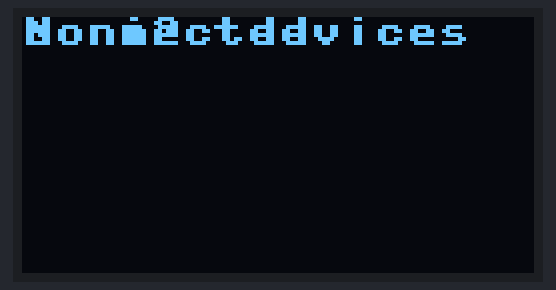
A program run on a simulated Raspberry Pi Pico running MicroPython. On the bench: 128×64 one-colour display. WiFi joins after 1.5 s; no MQTT or app messages arrive unless stated; what the program prints to the serial console is not drawn. At 15.2 s the program stops and its outputs stay as they are.

Above: at 15.3 s.

The program:

main.py
```python
import machine
import network
import json
import time
from time import sleep
from machine import Pin, PWM
from ssd1306 import SSD1306_I2C
from umqtt.simple import MQTTClient

# Wakeup
sleep(5)

# Scan for OLED Display
i2c2=machine.I2C(1,sda=Pin(18), scl=Pin(19), freq=400000)
oled = SSD1306_I2C(128, 64, i2c2)

sleep(2)

# Connect to home network
ssid = ""
password = ""

wlan = network.WLAN(network.STA_IF)
wlan.active(True)

# Disable power-saving mode on pico
wlan.config(pm = 0xa11140)
wlan.connect(ssid, password)
sleep(8)

# Wait for connection to be made
max_wait = 10
while max_wait > 0:
    if wlan.status() < 0 or wlan.status() >= 3:
        break
    max_wait = -1
    print('Waiting for a connection...')
    sleep(1)

# Check & Handle connection errors
if wlan.status() != 3:
    oled.text("Connection Failed..", 0, 0)
    oled.show
    raise RuntimeError('Wifi Connection Failed.')
else:
    print('connected')
    oled.text("connected", 0, 0)
    oled.show()
    status = wlan.ifconfig()

# Create MQTT Client
def connectToBroker():
    client = MQTTClient(client_id=b"YOUR_CLIENT_ID",
                        server=b"",
                        port=0,
                        user=b"",
                        password=b"",
                        keepalive=0,
                        ssl=True,
                        ssl_params={'server_hostname': ''})

    client.set_last_will('YOUR_MQTT_TOPIC', json.dumps('{"connection": "closed"}').encode('utf-8'),retain=False)
    client.connect(clean_session=True)
    return client

client = connectToBroker()

def publishToTopic(topic, event):
    client.publish(topic, event)

# Scan for CO2 Sensor
i2c=machine.I2C(0,sda=Pin(0), scl=Pin(1), freq=400000)

print('Scanning i2c bus')

devices = i2c.scan()

if len(devices) == 0:
     print("No i2c device !")
     oled.text("No i2c devices", 0, 0)
     oled.show()
else:
     print('i2c devices found:',len(devices))
     for device in devices:
         print("Decimal address: ",device," | Hexa address: ",hex(device))

lastCo2Val = 0
ipStatus = wlan.ifconfig()

if len(devices) > 0:
    sleep(1)

    while True:
        try:
            # Read from co2 sensor at location, and read block size of 8 bytes
            read_data = i2c.readfrom_mem(0x5E, 0x00, 8)
            co2 = read_data[0].to_bytes(1, 'big') + read_data[1].to_bytes(1, 'big')
            temperature = read_data[2].to_bytes(1, 'big') + read_data[3].to_bytes(1, 'big')
            # reserved value - useful to check that the sensor is reading out correctly
            # this should be 0x8000
            resvd = read_data[4].to_bytes(1, 'big') + read_data[5].to_bytes(1, 'big')
            pressure = read_data[6].to_bytes(1, 'big') + read_data[7].to_bytes(1, 'big')


            curCo2Val = "CO2: " + str(int.from_bytes(co2, "big")) + "ppm"
            curTempVal = "TEMP: " + str(int.from_bytes(temperature, "big") / 100) + "C"
            curIp = "IP: " + status[0]

            # Create JSON event
            event = {
                "event": {
                    "co2": int.from_bytes(co2, "big"),
                    "temperature": int.from_bytes(temperature, "big") / 100,
                    "pressure": int.from_bytes(pressure, "big") / 10,
                    "node_id": 1,
                    "timestamp": time.time()
                }
            }

            oled.text(curCo2Val, 0, 0)
            oled.text(curTempVal, 0, 16)
            oled.text(curIp, 0, 32)
            oled.show()

            if lastCo2Val != curCo2Val:
                oled.fill(0)

            publishToTopic("YOUR_MQTT_TOPIC", json.dumps(event).encode('utf-8'))

            sleep(3)
        except Exception as e:
            print("Could not read sensor data: ", e)
            sleep(5)
```
